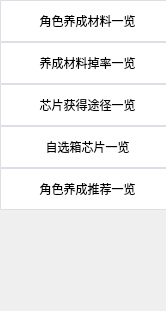
     <widget class="QWidget" name="scrollAreaWidgetContents_2">
      <property name="enabled">
       <bool>true</bool>
      </property>
      <property name="geometry">
       <rect>
        <x>0</x>
        <y>0</y>
        <width>166</width>
        <height>311</height>
       </rect>
      </property>
      <property name="minimumSize">
       <size>
        <width>0</width>
        <height>311</height>
       </size>
      </property>
      <property name="maximumSize">
       <size>
        <width>16777215</width>
        <height>16777215</height>
       </size>
      </property>
      <widget class="QWidget" name="widget" native="true">
       <property name="geometry">
        <rect>
         <x>0</x>
         <y>0</y>
         <width>171</width>
         <height>341</height>
        </rect>
       </property>
       <widget class="QPushButton" name="choice_Chips_Button">
        <property name="geometry">
         <rect>
          <x>0</x>
          <y>126</y>
          <width>175</width>
          <height>42</height>
         </rect>
        </property>
        <property name="toolTip">
         <string>来源：未知</string>
        </property>
        <property name="styleSheet">
         <string notr="true">QPushButton {
    background-color: #ffffff;
    border: 1px solid #dcdfe6;
    border-radius: 1px;
}

QPushButton:hover {
    background-color: #ecf5ff;
    color: #409eff;
}

QPushButton:pressed, QPushButton:checked {
    border: 1px solid #3a8ee6;
    color: #409eff;
}</string>
        </property>
        <property name="text">
         <string>自选箱芯片一览</string>
        </property>
       </widget>
       <widget class="QPushButton" name="ItemsEX_Button">
        <property name="geometry">
         <rect>
          <x>0</x>
          <y>42</y>
          <width>175</width>
          <height>42</height>
         </rect>
        </property>
        <property name="toolTip">
         <string>来源：贴吧@提多米尔斯</string>
        </property>
        <property name="styleSheet">
         <string notr="true">QPushButton {
    background-color: #ffffff;
    border: 1px solid #dcdfe6;
    border-radius: 1px;
}

QPushButton:hover {
    background-color: #ecf5ff;
    color: #409eff;
}

QPushButton:pressed, QPushButton:checked {
    border: 1px solid #3a8ee6;
    color: #409eff;
}</string>
        </property>
        <property name="text">
         <string>养成材料掉率一览</string>
        </property>
       </widget>
       <widget class="QPushButton" name="Chips_Button">
        <property name="geometry">
         <rect>
          <x>0</x>
          <y>84</y>
          <width>175</width>
          <height>42</height>
         </rect>
        </property>
        <property name="toolTip">
         <string>来源：b站@莉莉维斯的头</string>
        </property>
        <property name="styleSheet">
         <string notr="true">QPushButton {
    background-color: #ffffff;
    border: 1px solid #dcdfe6;
    border-radius: 1px;
}

QPushButton:hover {
    background-color: #ecf5ff;
    color: #409eff;
}

QPushButton:pressed, QPushButton:checked {
    border: 1px solid #3a8ee6;
    color: #409eff;
}</string>
        </property>
        <property name="text">
         <string>芯片获得途径一览</string>
        </property>
       </widget>
       <widget class="QPushButton" name="growthItems_Button">
        <property name="geometry">
         <rect>
          <x>0</x>
          <y>0</y>
          <width>175</width>
          <height>42</height>
         </rect>
        </property>
        <property name="toolTip">
         <string>来源：@思默fine</string>
        </property>
        <property name="styleSheet">
         <string notr="true">QPushButton {
    background-color: #ffffff;
    border: 1px solid #dcdfe6;
    border-radius: 1px;
}

QPushButton:hover {
    background-color: #ecf5ff;
    color: #409eff;
}

QPushButton:pressed, QPushButton:checked {
    border: 1px solid #3a8ee6;
    color: #409eff;
}</string>
        </property>
        <property name="text">
         <string>角色养成材料一览</string>
        </property>
       </widget>
       <widget class="QPushButton" name="role_recommend_Button">
        <property name="geometry">
         <rect>
          <x>0</x>
          <y>168</y>
          <width>175</width>
          <height>42</height>
         </rect>
        </property>
        <property name="toolTip">
         <string>来源：b站@莉莉维斯的头</string>
        </property>
        <property name="styleSheet">
         <string notr="true">QPushButton {
    background-color: #ffffff;
    border: 1px solid #dcdfe6;
    border-radius: 1px;
}

QPushButton:hover {
    background-color: #ecf5ff;
    color: #409eff;
}

QPushButton:pressed, QPushButton:checked {
    border: 1px solid #3a8ee6;
    color: #409eff;
}</string>
        </property>
        <property name="text">
         <string>角色养成推荐一览</string>
        </property>
       </widget>
      </widget>
     </widget>
